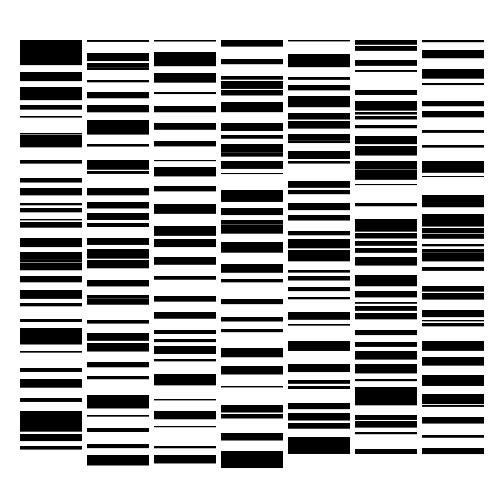
Frame 1 (no input)
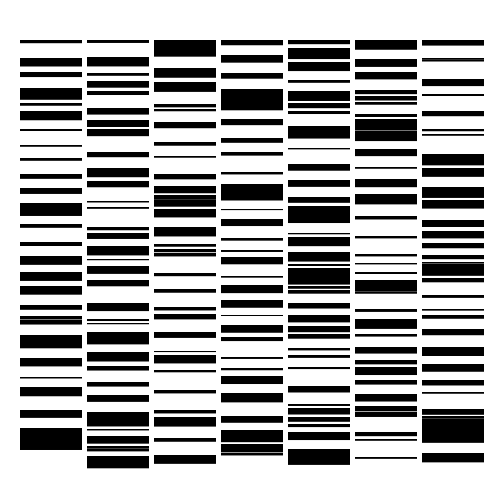
Frame 2 (the mouse pressed at the canvas centre, redrawn once)

The Processing sketch that drew these frames (run headless with seeded random() and noise(); the mouse was pressed at the canvas centre and the sketch redrawn once):

// Processing sketch: processing_10054
// ── processing_10054.pde

void setup()
{
  size (500, 500);
  background(255);
  smooth();

}

void draw()
{
 background(255);
  noStroke();
  fill(0);
  for (int x = 20; x < width-40; x+= width/8+5)
  {
  for (int y = 40; y < height-40; y++)
  {
    rect (x, y, width/8, random(1, 10));
    y += random (1,20);
  }
  noLoop();
}
}
